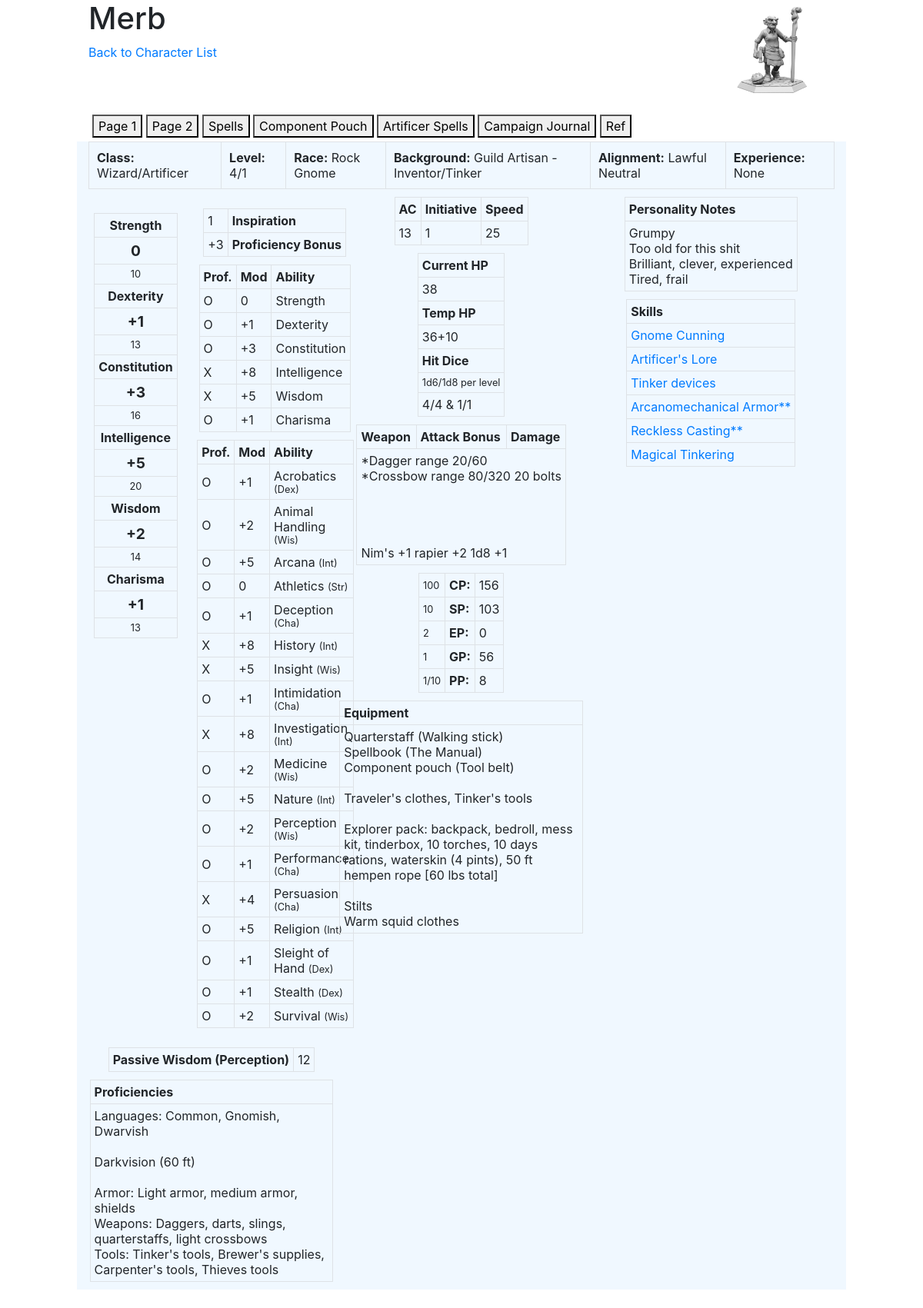
Page /naga/Merb/ on the earlier database version.
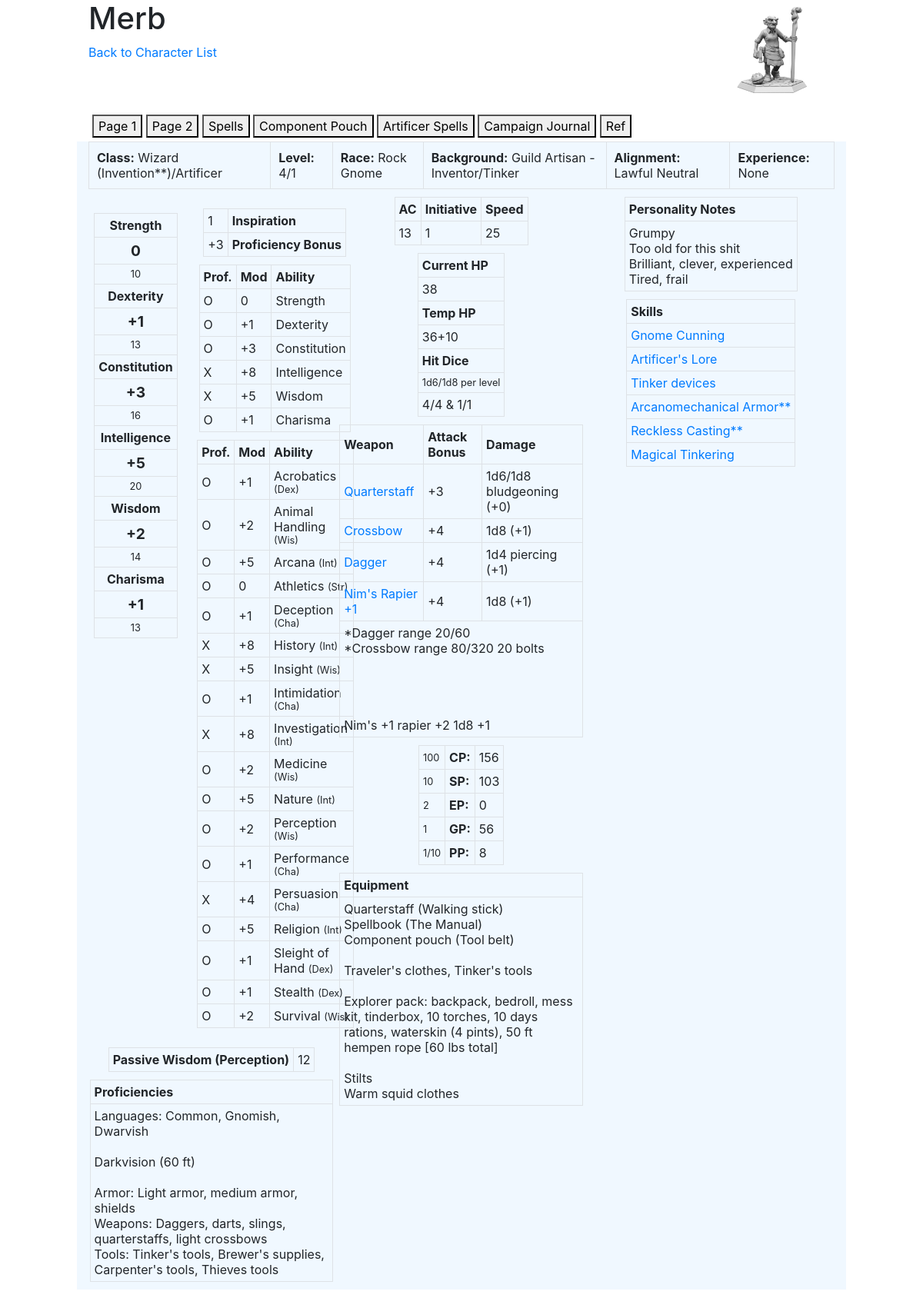
Same page on the later database version.
### naga/models.py (models this page shows)
class Node(models.Model):
    displayName = models.CharField(max_length=255)
    longDescription = models.TextField(blank=True, null=True)
    orderindex = models.IntegerField(blank=True, null=True)

### naga/views.py (the view)
# urls.py: path("<str:name>/", views.naga_characterHome, name="naga_characterHome"),
def naga_characterHome(request, name):
    character = Character.objects.get(name=name)
    context = {
        "character": character,
        "customPages": character.getCustomPages(),
        "topAttrs": character.getTopAttrs(),
        "stats": character.getStats(),
        "savingThrows": character.getSavingThrows(),
        "abilities": character.getAbilities(),
        "passivePerception": character.getPassivePerception(),
        "carryingWeight": (character.strength*15),
        "weapons": character.getWeapons(),
        "equipment": character.getEquipment(),
        "skills": character.getSkills(),
        "imageWithTexts": character.getImageWithTexts(),
        "money": character.getMoney(),
    }
    if character.getPrimarySpellClass():
        cls = character.getPrimarySpellClass()
        context['spells'] = character.getAllSpells()
        context['spellcastingClass'] = cls.get_name_display()
        context['spellcastingAbility'] = cls.getSpellcastingAbilityMod()
        context['spellSaveDC'] = cls.getSpellSaveDC()
        context['spellAtkBonus'] = cls.getSpellAtkBonus()
    return render(request, "naga_characterHome.html", context)

### naga/models.py (called while the page is built, shortened)
def calculateDisplayValue(obj):
    getMod = getattr(obj.character, 'get%sMod'%(obj.parentStat))
    baseStat = getMod()
    if obj.isProficient:
        return (baseStat + obj.character.proficiencyBonus)
    return baseStat

    def getSpellcastingAbilityMod(self):
        switcher = {
            "Wizard": self.character.getIntMod(),
            "Bard": self.character.getChaMod(),
            "Druid": self.character.getWisMod(),
            }
        return switcher.get(self.get_name_display(), self.character.getIntMod())

    def getSpellSaveDC(self):
        return (8+self.getSpellcastingAbilityMod()+self.character.proficiencyBonus)

    def getSpellAtkBonus(self):
        return (self.getSpellcastingAbilityMod()+self.character.proficiencyBonus)

    def getDndClassDisplay(self):
        displayStr=''
        for c in self.dndClasses.all():
            if c.school:
                displayStr+=c.get_name_display() + ' (' + c.school + ')/'
            else:
                displayStr+=c.get_name_display() + '/'
        displayStr = displayStr[:-1]
        return displayStr

    def getStrMod(self):
        return self.getMod(self.strength)

### naga/templates/naga_characterHome.html (shortened to what this page needs)
{% extends "naga_base.html" %}
{% block page_content %}
<div class="col-md-10 offset-md-1">
	<div>
		{% if character.headshot %}
		<div class="col-md-2" style="float:right">
			<img class="card-img-top" src="{{ character.headshot.url }}" alt="" width="5%">
		</div>
		{% endif %}
		<h1>{{ character.name }}</h1>
		<p> <a href="{% url 'naga_index' %}">Back to Character List</a></p>
		<br/><br/>
	</div>
	<div name="tabs" style="padding:5px">
		<button class="tablinks" onclick="openPage(event, 'pg1')" id="defaultOpen">Page 1</button>
		<button class="tablinks" onclick="openPage(event, 'pg2')">Page 2</button>
		{% if character.useSpellPage %}
		<button class="tablinks" onclick="openPage(event, 'pg3')">Spells</button>
		{% endif %}
		{% for page in customPages %}
		<button class="tablinks" onclick="openPage(event, '{{ page.orderindex }}')">{{ page.displayName }}</button>
		{% endfor %}
		<button class="tablinks" onclick="openPage(event, 'pg4')">Campaign Journal</button>
		<button class="tablinks" onclick="openPage(event, 'pg5')">Ref</button>
	</div>
</div>
<div id="pg1" class="tabcontent" style="display:none">
{% include "naga_charPg1.html" %}
</div>
{% include "naga_charPg2.html" %}
{% include "naga_charPg3.html" %}
{% for page in customPages %}
{% include  ""|add:page.templateName %}
{% endfor %}
{% include "naga_charPg4.html" %}
{% include "naga_charPg5.html" %}
{% endblock %}

### naga/templates/naga_charPg1.html (shortened to what the changed rows need)
{% extends "naga_base.html" %}
{% block page_content %}
<div name="pageArea" class="col-md-10 offset-md-1" style="background-color:AliceBlue">
	<div name="topAttrs" style="margin: auto auto; width=90%">
		<table class="table-bordered">
		<tr>
		{% for aDict in topAttrs %}
		<td style="padding:10px"><b> {{ aDict.displayname }}:</b> {{ aDict.value }} <br></td>
		{% endfor %}
		</tr>
		</table>
	</div>
	<div name="col2" class="charPgTriColumn">
		<div name="weapons" class="charPg1ColumnSection">
			<table class="table-bordered charPg1ColumnInnerTable">
			{% for w in weapons %}
			<tr>
				<td> <a href="javascript://" data-html="true" data-container="body" data-trigger="focus" data-toggle="popover" title="{{ w.displayName }}" data-content="{{ w.longDescription|safe|linebreaksbr }}">{{ w.displayName }}</a></td>
				<td>{% if w.attackBonus > 0 %}+{% endif %}{{ w.attackBonus }}</td>
				<td>{{ w.damage }}</td>
			</tr>
			{% endfor %}
			</table>
		</div>
	</div>
</div>
{% endblock %}

Differences in the rows shown:
added Node: displayName "Quarterstaff"
added Node: displayName "Crossbow"
added Node: displayName "Dagger"
added Node: displayName "Nim's Rapier +1"
Other differences:
new list line: "Class : Wizard (Invention**)/Artificer"
new list line: "+ 3 1d6/1d8 bludgeoning (+0)"
new list line: "+ 4 1d8 (+1)"
new list line: "+ 4 1d4 piercing (+1)"
list line gone: "Class : Wizard/Artificer"
